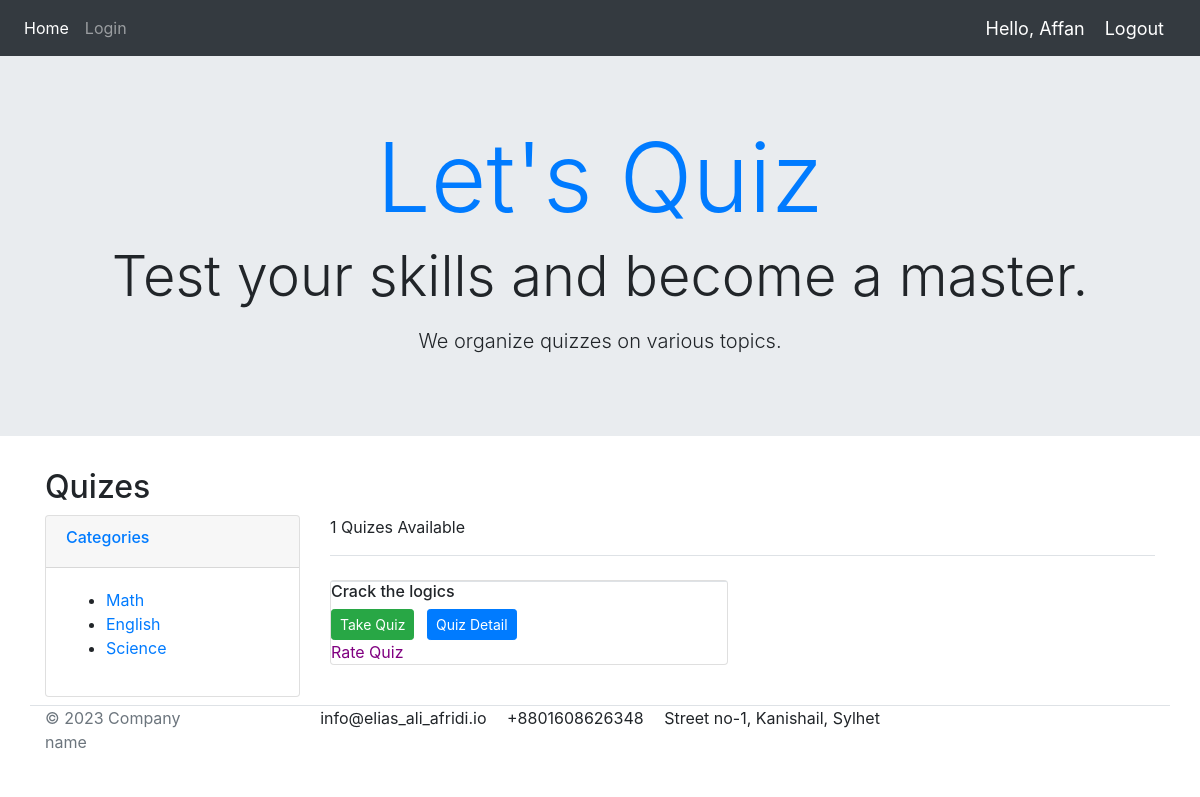
Screenshot of /category/Math/ (signed in) with the database file from the repository.
### Quiz/models.py (models this page shows, shortened)
class Quiz(models.Model):
    title=models.CharField(max_length=100,unique=True)
    description=models.CharField(max_length=300,blank=True)
    category=models.CharField(max_length=100,unique=True)

### Quiz/views.py (the view)
# urls.py: path('',home,name='home'),
def home(request,name=None):
    if name:
        quizes=Quiz.objects.filter(category=name)
    else:
        quizes=Quiz.objects.all()
    categories=Quiz.objects.all()
    context={'quizes':quizes,'categories':categories}
    return render(request,'Quiz/home.html',context)

### Quiz/templates/Quiz/home.html (shortened to what this page needs)
{% extends "base.html" %}
{% block content %}
<section id="section-jumbotron" class="jumbotron jumbotron-fluid d-flex justify-content-center align-items-center">
	<div class="container text-center">
	  <h1 class="display-1 text-primary">Let's Quiz</h1>
	  <p class="display-4 d-none d-sm-block">Test your skills and become a master.</p>
	  <p class="lead">We organize quizzes on various topics.</p>
	</div>
  </section>
{% if request.user.is_active %}
<section class="section-pagetop bg">
	<div class="container">
		<h2 class="title-page">Quizes</h2>
	</div>
	</section>
	<section class="section-content padding-y">
	<div class="container">
	<div class="row">
		<aside class="col-md-3">
	<div class="card">
		<article class="filter-group">
			<header class="card-header">
				<a href="#" data-toggle="collapse" data-target="#collapse_1" aria-expanded="true" class="">
					<h6 class="title">Categories</h6>
				</a>
			</header>
			<div class="filter-content collapse show" id="collapse_1" style="">
				<div class="card-body">
					<ul class="list-menu">
						{% for i in categories %}
							<li><a href="{% url 'quiz_by_category' i.category %}">{{i.category}} </a></li>
						{% endfor %}
					</ul>
				</div>
			</div>
		</article>
	</div>
		</aside>
		<main class="col-md-9">
	<header class="border-bottom mb-4 pb-3">
			<div class="form-inline">
				<span class="mr-md-auto">{{quizes|length}} Quizes Available</span>
			</div>
	</header>
	<div class="row">
		{% for item in quizes %}
		<div class="col-md-6 mb-4">
			<figure class="card card-product-grid">
				<figcaption class="info-wrap border-top">
					<div class="fix-height">
						<h6 class="title">{{ item.title }}</h6>
					</div>
					<div class="action-wrap">
						<a href="{% url 'selectedQuiz' item.id %}" class="btn btn-success btn-sm">Take Quiz</a>
						<a href="{% url 'quizDetail' item.id %}" class="btn btn-primary btn-sm ml-2">Quiz Detail</a>
					</div>
				</figcaption>
				<a href="{% url 'rateQuiz' item.id %}" style="color: purple;">Rate Quiz</a>
			</figure>
		</div>
		{% endfor %}
	</div>
	</section>
{% endif %}
<footer class="section-footer-bottom"  color: #fff; padding: 10px; text-align: center;">
	<div class="container">
		<section class="footer-bottom border-top row">
			<div class="col-md-2">
				<p class="text-muted">&copy; 2023 Company name</p>
			</div>
			<div class="col-md-8 text-md-center">
				<span class="px-2">info@elias_ali_afridi.io</span>
				<span class="px-2">+8801608626348</span>
				<span class="px-2">Street no-1, Kanishail, Sylhet</span>
			</div>
		</section>
	</div>
</footer>
{% endblock content %}

### templates/base.html (shortened to what this page needs)
{% load static %}
<html>
    <head>
        <link rel="stylesheet" href="https://stackpath.bootstrapcdn.com/bootstrap/4.5.0/css/bootstrap.min.css">
    </head>
    <body>
<nav class="navbar navbar-expand-lg navbar-dark bg-dark">
  <div class="collapse navbar-collapse" id="navbarNav">
    <ul class="navbar-nav">
      <li class="nav-item active">
        <a class="nav-link" href="{% url 'home'%}">Home</a>
      </li>
      <li class="nav-item">
        <a class="nav-link" href="{% url 'login'%}">Login</a>
      </li>
    </ul>
  </div>
  <span class="greet">Hello, {{request.user}}</span>
  {% if request.user.is_authenticated %}
  <span ><a  class="greet" href="{%url 'logout'%}">Logout</a></span>
  {% endif %}
</nav>
        {% block content %}
        {% endblock %}
        <br>
  </body>
</html>

### templates/base.html (style rules this page uses)
.greet { font-size: 18px; color: #fff; margin-right: 20px; }

### rows the page displays
Quiz: category "Math", title "Crack the logics"
Quiz: category "English"
Quiz: category "Science"

### other values shown
{{ request.user }} "Affan"
{{ quizes|length }} "1"
